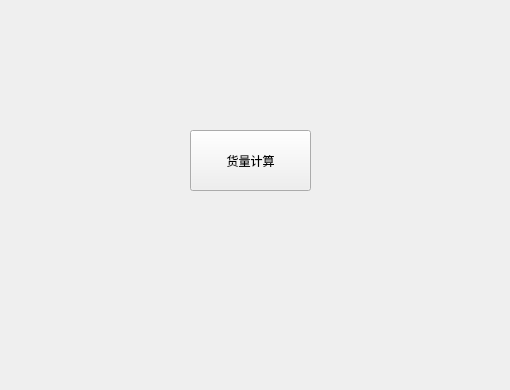
<?xml version="1.0" encoding="UTF-8"?>
<ui version="4.0">
 <class>Form</class>
 <widget class="QWidget" name="Form">
  <property name="geometry">
   <rect>
    <x>0</x>
    <y>0</y>
    <width>510</width>
    <height>390</height>
   </rect>
  </property>
  <property name="minimumSize">
   <size>
    <width>510</width>
    <height>390</height>
   </size>
  </property>
  <property name="maximumSize">
   <size>
    <width>510</width>
    <height>390</height>
   </size>
  </property>
  <property name="windowTitle">
   <string>保税坏件货量计算</string>
  </property>
  <widget class="QPushButton" name="pushButton">
   <property name="geometry">
    <rect>
     <x>190</x>
     <y>130</y>
     <width>121</width>
     <height>61</height>
    </rect>
   </property>
   <property name="text">
    <string>货量计算</string>
   </property>
  </widget>
 </widget>
 <resources/>
 <connections/>
</ui>
